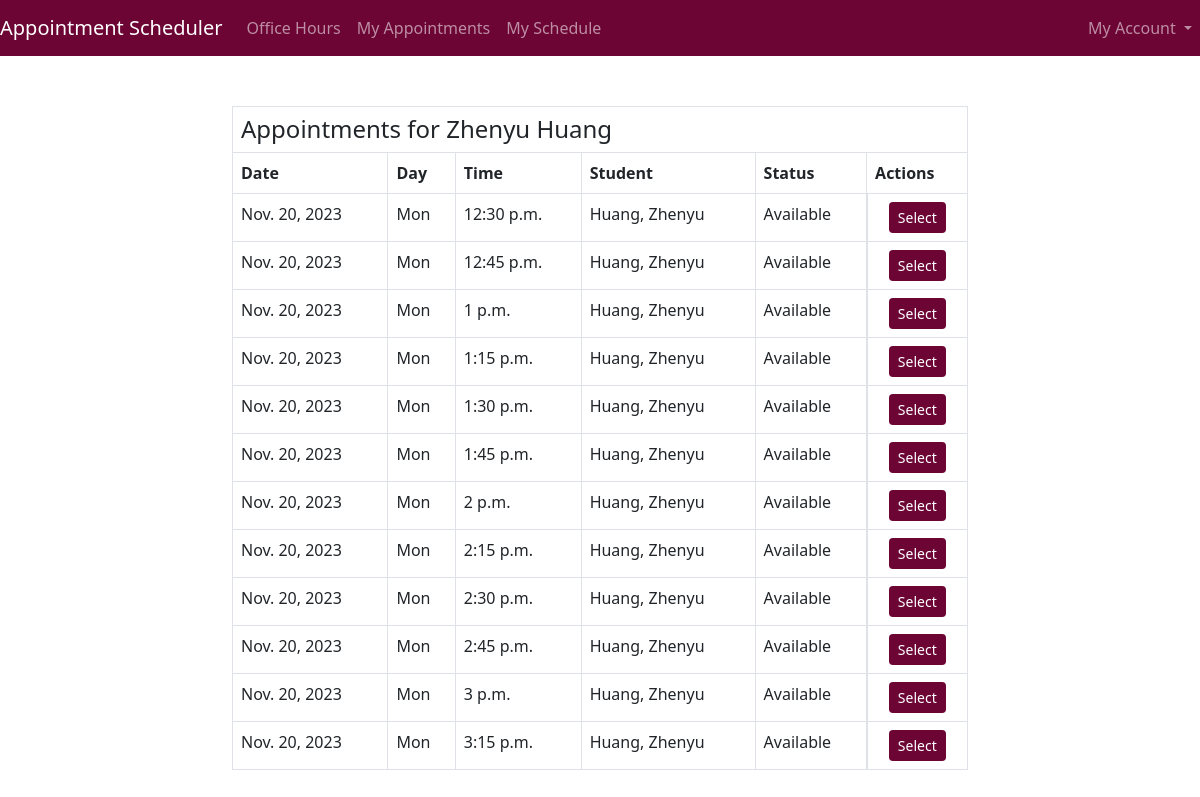
The app's page /viewappointments/huang1z/ (signed in) with its own data.
### Professor/models.py (models this page shows, shortened)
class Professor(models.Model):
    user=models.OneToOneField(User,on_delete=models.CASCADE,primary_key=True)
    First_Name=models.CharField(max_length=100,null=True,blank=True)
    Last_Name=models.CharField(max_length=100,null=True,blank=True)
    Department_id=models.ForeignKey(Department,on_delete=models.SET_NULL,null=True,blank=True)
    Phone=models.BigIntegerField(null=True,blank=True)
    Email=models.EmailField(max_length=100,null=True,blank=False)
    Office=models.CharField(max_length=1000,null=True,blank=True)
    created_on = models.DateTimeField(default=timezone.now)
    created_by = models.CharField(max_length=100, blank=True, null=True)
    updated_on = models.DateTimeField(auto_now=True)
    updated_by = models.CharField(max_length=100, blank=True, null=True)
    class Meta:
        verbose_name_plural='Professors'
        ordering=['Last_Name']
    def __str__(self):
        return f'{self.Last_Name}, {self.First_Name}'

class Appointment(models.Model):
    AppointmentId=models.UUIDField(default=uuid.uuid4,unique=True,primary_key=True,blank=False,null=False,editable=False)
    Professor=models.ForeignKey(Professor,blank=True,null=True,on_delete=models.CASCADE)
    Date=models.DateField()
    Day=models.CharField(max_length=10,null=True)
    Time=models.TimeField()
    Student=models.ForeignKey(Student,blank=True,null=True,on_delete=models.SET_NULL)
    Confirmed=models.BooleanField()
    created_on = models.DateTimeField(default=timezone.now)
    created_by = models.CharField(max_length=100, blank=True, null=True)
    updated_on = models.DateTimeField(auto_now=True)
    updated_by = models.CharField(max_length=100, blank=True, null=True)
    class Meta:
        verbose_name_plural="Appointments"
        ordering = ['Date','Time','Professor','Day']

### Student/views.py (the view)
# urls.py: path('viewappointments/<str:pk>/',views.ViewAppointments,name='viewappointments'),
@login_required(login_url='login')
def ViewAppointments(request,pk):
    user=User.objects.get(username=pk)
    professor=Professor.objects.get(user=user)
    appointments=Appointment.objects.filter(Professor=professor)
    context={'appointments':appointments,'professor':professor}
    return render(request,'students/viewappointments.html',context)

### Professor/context_processors.py (called while the page is built)
def user_role(request):
    is_student = False
    is_professor = False
    if request.user.is_authenticated:
        user = request.user
        if Student.objects.filter(user=user).exists():
            is_student=True
        else:
            is_professor = True
    return {
        'is_student': is_student,
        'is_professor': is_professor,
    }

### templates/students/viewappointments.html
{% extends 'main.html' %}
{% block content %}
<div class="container">
  <div class="row justify-content-center" style="margin-top: 50px;">
    <div class="col-md-8">
      <div class="card-body">
        <table class="table table-bordered table-hover">
          <thead>
            <tr>
              <th colspan="6" style="text-align: left;">
                <h2 style="font-size: 24px; margin: 0; display: inline;">Appointments for {{professor.First_Name}} {{professor.Last_Name}}</h2>
              </th>
            </tr>
            <tr>
                <th scope="col">Date</th>
                <th scope="col">Day</th>
                <th scope="col">Time</th>
                <th scope="col">Student</th>
                <th scope="col">Status</th>
                <th scope="col">Actions</th>
              </tr>
          </thead>
          <tbody>
            {% for appointment in appointments %}
            <tr>
                <td>{{ appointment.Date }}</td>
                <td>{{ appointment.Day }}</td>
                <td>{{ appointment.Time }}</td>
                <td>{{ appointment.Professor }}</td>
                <td>
                  {% if appointment.Confirmed %}
                      N/A
                  {% else %}
                      Available
                  {% endif %}
              </td>
                <td class="d-flex justify-content-center">
                    {% if appointment.Confirmed %}
                        <a href="">
                            <button class="btn btn-sm" style="background-color: #6c0434; color: white;" disabled>Select</button>
                        </a>
                    {% else %}
                        <a href="">
                            <button class="btn btn-sm" style="background-color: #6c0434; color: white;">Select</button>
                        </a>
                    {% endif %}
                </td>
            </tr>
            {% endfor %}
        </tbody>
        </table>
      </div>
    </div>
  </div>
</div>
{% endblock content %}

### records on screen
Professor: First_Name "Zhenyu", Last_Name "Huang"
Appointment: Date "Nov. 20, 2023", Day "Mon", Time "12:30 p.m.", Professor "Huang, Zhenyu", Confirmed "Available"
Appointment: Date "Nov. 20, 2023", Day "Mon", Time "12:45 p.m.", Professor "Huang, Zhenyu", Confirmed "Available"
Appointment: Date "Nov. 20, 2023", Day "Mon", Time "1 p.m.", Professor "Huang, Zhenyu", Confirmed "Available"
Appointment: Date "Nov. 20, 2023", Day "Mon", Time "1:15 p.m.", Professor "Huang, Zhenyu", Confirmed "Available"
Appointment: Date "Nov. 20, 2023", Day "Mon", Time "1:30 p.m.", Professor "Huang, Zhenyu", Confirmed "Available"
Appointment: Date "Nov. 20, 2023", Day "Mon", Time "1:45 p.m.", Professor "Huang, Zhenyu", Confirmed "Available"
Appointment: Date "Nov. 20, 2023", Day "Mon", Time "2 p.m.", Professor "Huang, Zhenyu", Confirmed "Available"
Appointment: Date "Nov. 20, 2023", Day "Mon", Time "2:15 p.m.", Professor "Huang, Zhenyu", Confirmed "Available"
Appointment: Date "Nov. 20, 2023", Day "Mon", Time "2:30 p.m.", Professor "Huang, Zhenyu", Confirmed "Available"
Appointment: Date "Nov. 20, 2023", Day "Mon", Time "2:45 p.m.", Professor "Huang, Zhenyu", Confirmed "Available"
Appointment: Date "Nov. 20, 2023", Day "Mon", Time "3 p.m.", Professor "Huang, Zhenyu", Confirmed "Available"
Appointment: Date "Nov. 20, 2023", Day "Mon", Time "3:15 p.m.", Professor "Huang, Zhenyu", Confirmed "Available"
